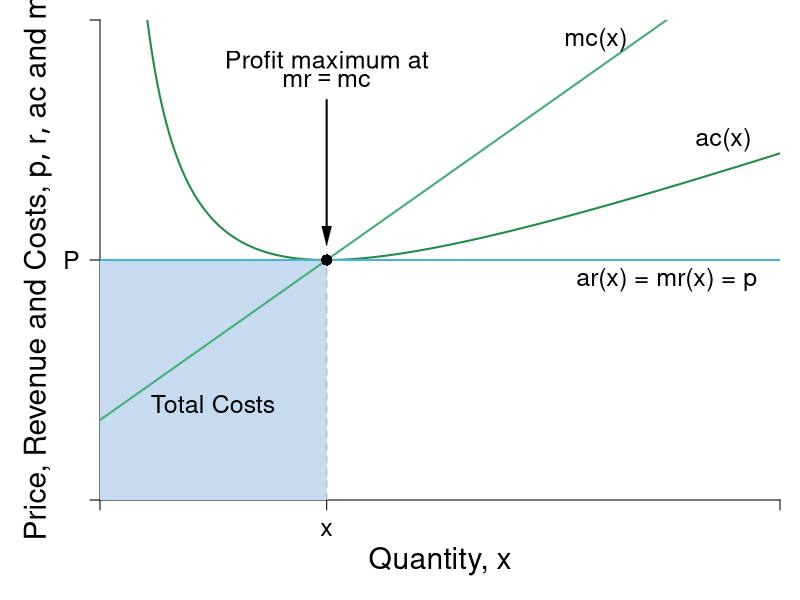

The R script that drew this image:
#Graph Designer: Simon Halliday
#Authors: Bowles, Foley and Halliday
#Title: Coordination, Conflict and Competition: A Text in Microeconomics

require(shape)
pdf(file = "competitionmarkets/perf_comp_costs.pdf", width = 9, height = 7)

#Set parameters for graphics
pointsize <- 1.8
axislabelsize <- 1.8
labelsize <- 1.5
namesize <- 1.8
annotatesize <- 1.5
graphlinewidth <- 2
segmentlinewidth <- 1.5

COL <- c("#7fc97f", "#beaed4", "#fdc086", "#ffff99", "#386cb0", "#f0027f", "#bf5b17", "#666666")
COLA <- c("#e0f3db", "#99d8c9","#66c2a4","#41ae76", "#238b45", "#005824")
COLB <- c("#c6dbef", "#4eb3d3", "#2b8cbe", "#0868ac","#084081")

#Edited the margins to cater for the larger LHS labels
par(mar =  c(5, 5, 1, 1))

AvgRevenue <- function(x, rmax = 12, xmax = 12){
  rmax - (rmax/xmax)*x
}

MRevenue <- function(x, rmax = 12, xmax = 12){
  rmax - 2*(rmax/xmax)*x
}

TotCost <- function(x, c0 = 8, c1 = 2, c2 = 0.5){
  c0 + c1*x + c2*(x^2)
}

AvgCost <- function(x, c0 = 8, c1 = 2, c2 = 0.5){
#  TotCost(x) / x
  c0 / x + c1 + c2*x
}

MCost <- function(x, c0 = 8, c1 = 2, c2 = 0.5){
# deriv(TotCost(x), x)
  c1 + 2*c2*x
}

xlims <- c(0, 12)
ylims <- c(0, 12)

npts <- 501 
x <- seq(xlims[1], xlims[2], length.out = npts)
y <- seq(ylims[1], ylims[2], length.out = npts) 
a <- c(13, 16.75, 19.25)

plot(0, 0, xlim = xlims, ylim = ylims, type = "n",
     xlab = expression(paste("")),
     ylab = expression(paste("")), 
     xaxt = "n", 
     yaxt = "n", 
     cex.lab = axislabelsize, 
     bty = "n",
     xaxs="i", 
     yaxs="i")

# ticksy <- seq(from = ylims[1], to = ylims[2], by = 1)
# ylabels <- seq(from = ylims[1], to = ylims[2], by = 1)
# ticksx <- seq(from = xlims[1], to = xlims[2], by = 1)
# xlabels <- seq(from = xlims[1], to = xlims[2], by = 1)
ticksy <- c(0, 6, NA, ylims[2])
ylabels <- c(NA, expression(paste(P)), NA, NA)
ticksx <- c(0, 4, NA, xlims[2])
xlabels <- c(NA, expression(paste(x)), NA, NA)

axis(1, at = ticksx, pos = 0, labels = xlabels, cex.axis=labelsize)
axis(2, at = ticksy, pos = 0, labels = ylabels, las = 1,cex.axis=labelsize)

npts <- 500 
xx1 <- seq(xlims[1], xlims[2], length.out = npts)
xx3 <- seq(2, 6, length.out = npts)

# Draw the polygon for profit
xpoly1 <- c(0, 0, 4, 4, 0)
ypoly1 <- c(0, min(AvgCost(xx1)), min(AvgCost(xx1)), 0, 0)
polygon(x = xpoly1, y = ypoly1, col=COLB[1],density=NULL, border = NA)

#Label the costs
text(2, 0.4*AvgCost(x = 4), expression("Total Costs"), cex = labelsize)

#Draw the polygon for costs

#xpoly2 <- c(0, 4, 4, 0, 0)
#ypoly2 <- c(0, 0, 4, 0, 0)
#polygon(x = xpoly2, y = ypoly2, col=COLB[1], density=NULL, border = NA)

# lines(xx1, bcA(xx1, w = 10, p = 1.5), col = COLB[3], lwd = graphlinewidth)
# lines(xx1, AvgRevenue(xx1, rmax = 12, xmax = 12), col = COLB[5], lwd = graphlinewidth)
# lines(xx1, MRevenue(xx1, rmax = 12, xmax = 12), col = COLB[4], lwd = graphlinewidth)
lines(xx1, AvgCost(xx1), col = COLA[5], lwd = graphlinewidth)
lines(xx1, MCost(xx1), col = COLA[4], lwd = graphlinewidth)

# Label the axes

# text(0.5*(xlims[2]), -1.8, expression(paste("Output, ", x)), xpd = TRUE, cex = axislabelsize) 
mtext(expression(paste("Quantity, ", x)), side=1, line = 3, cex = axislabelsize)
#mtext(expression(paste("Quantity of output, ", x)), side=1, line = 3, cex = axislabelsize)
text(-1.1, 0.5*ylims[2], expression(paste("Price, Revenue and Costs, ", list(p, r, ac), " and ", mc)), xpd = TRUE, cex = axislabelsize, srt = 90) 

#Label curves

text(10, 5.5, expression(paste("ar(x) = mr(x) = p")), cex = labelsize)
text(11, 9, expression(paste("ac(x)")), cex = labelsize)
text(8.75, 11.5, expression(paste("mc(x)")), cex = labelsize)

#Labels cost and profit areas (To be added)


#Draw segments for total costs

segments(0, 6, 4, 6,
         lty = 2, col = "gray" , lwd = segmentlinewidth
         )
segments(4, 0, 4, 6,
         lty = 2, col = "gray" , lwd = segmentlinewidth
)
segments(0, 6, xlims[2], 6,
         lty = 1, col = COLB[2] , lwd = graphlinewidth
)

# Label Points for comparison

points(4, 6, pch = 16, col = "black", cex = 1.5)
# text(3.8, MRevenue(x = 4) - 0.4, expression(i), cex = labelsize)


# points(4, AvgRevenue(x = 4), pch = 16, col = "black", cex = 1.5)
# text(4.2, AvgRevenue(x = 4) + 0.4, expression(h), cex = labelsize)

# Arrows (Labels to be added)

text(4, 11, expression(paste("Profit maximum at")), cex = labelsize)
text(4, 10.5, expression(paste(mr == mc)), cex = labelsize)
shape::Arrows(4, 10, 4, 6.6, col = "black", lty = 1, lwd = 2, arr.type = "triangle", arr.lwd = 0.5)



dev.off()
